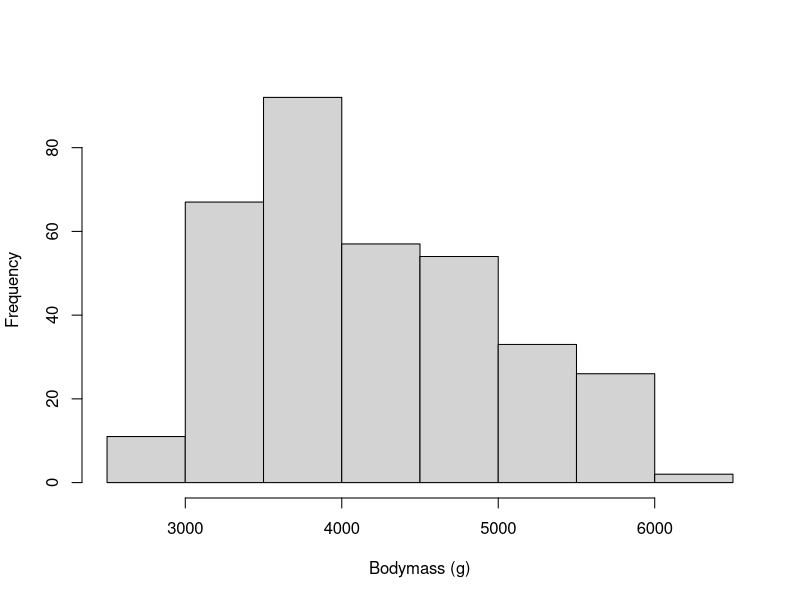
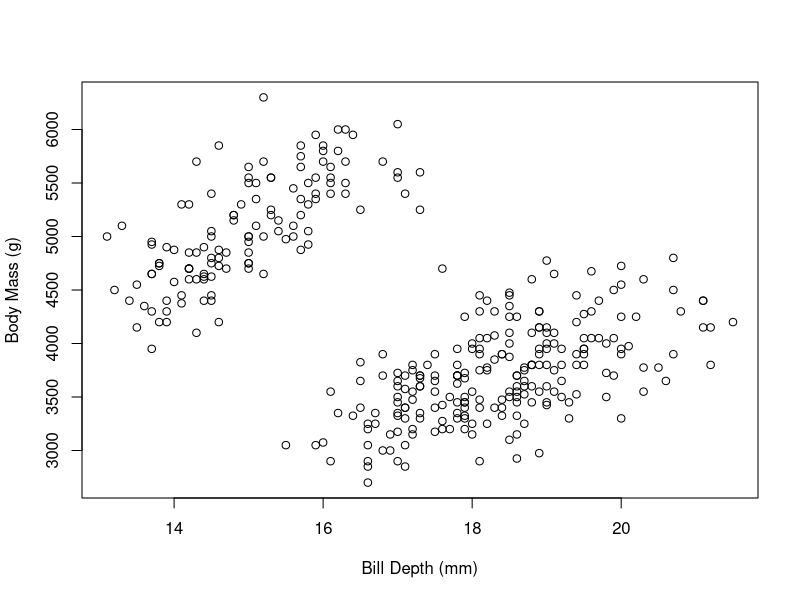
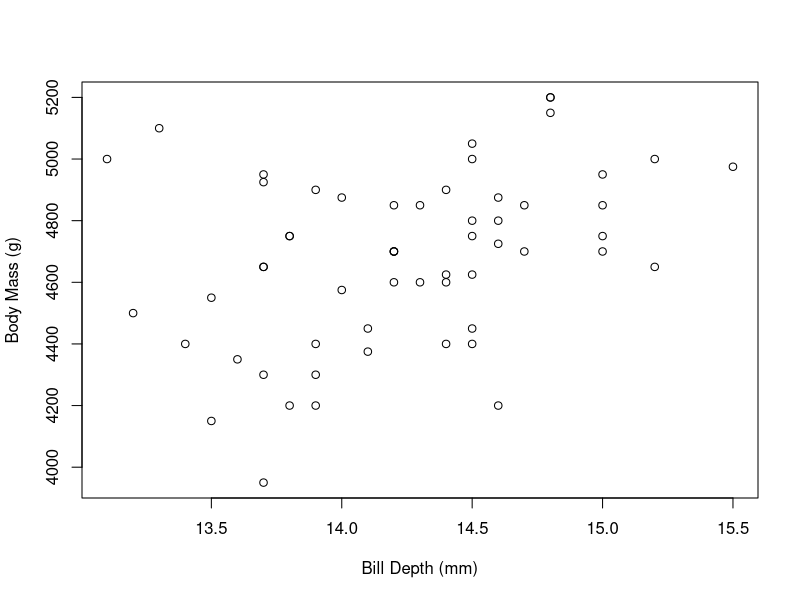

Write the R code that produced these figures, in order.
## ---- chunk 1
1+2
## ---- chunk 2
1+2
1-2
1*2
1/2
## ---- chunk 3
1+2
1-2
1*2
1/2
1+2/2-2/2-2+2
## ---- chunk 4
1+2
1-2
1*2
1/2
1+2/2-2/2-2+2
(1+2/2-2/2-2+2)*5
## ---- chunk 5
a <- 2
b <- 3
## ---- chunk 6
a <- 2
b <- 3
a+b
## ---- chunk 7
a <- 2
b <- 3
c <- a*2/(3-1)
c
a+b+c
## ---- chunk 8
a <- 2
b <- 3
c <- a*2/(3-1)
d <- a+b+c
## ---- chunk 9
abs(-5)
## ---- chunk 10
sum(1,2,3,4)
## ---- chunk 11
round(3.1416)
## ---- chunk 12
round(3.1416,digits=2)
## ---- chunk 13
#This is a comment
#I am rounding pi to two decimal points
round(3.1416,digits=2)
## ---- chunk 14
#Vector of lizards' weight
lizards_weight <- c(2.25, 4.45, 1.75)
## ---- chunk 15
#Vector of lizards' weight
lizards_weight <- c(2.25, 4.45, 1.75)
lizards_weight[2]
## ---- chunk 16
#Vector of lizards' weight
lizards_weight <- c(2.25, 4.45, 1.75)
lizards_weight[2]
var1 <- lizards_weight[2]*100
var1
## ---- chunk 17
#Vector of lizards' weight
lizards_weight <- c(2.25, 4.45, 1.75)
lizards_weight[2]
var1 <- lizards_weight[2]*100
var1
sum(lizards_weight)
## ---- chunk 18
#Vector of lizards' weight
lizards_weight <- c(2.25, 4.45, 1.75)
## ---- chunk 19
#Vector of lizards' weight
lizards_weight <- c(2.25, 4.45, 1.75)
lizards_weight[lizards_weight > 2] #greater than
## ---- chunk 20
#simulated vector of female dolphins data
dolphins_f <- c(190,200,185,189,189,210,195,220)
## ---- chunk 21
#simulated vector of female dolphins data
dolphins_f <- c(190,200,185,189,189,210,195,220)
#average female weight is 190
dolphins_f[dolphins_f > 190 & dolphins_f < 220]
## ---- chunk 22
#simulated vector of female dolphins data
dolphins_f <- c(190,200,185,189,189,210,195,220)
#average female weight is 190
dolphins_f[dolphins_f > 190 & dolphins_f < 220]
## ---- chunk 23
#Install R packages
#install.packages("palmerpenguins") #this installs the package
library(palmerpenguins) #this loads the package into our workspace
## ---- chunk 24
#head shows the first six rows
head(penguins)
## ---- chunk 25
#head shows the last six rows
tail(penguins)
## ---- chunk 26
penguins$body_mass_g
## ---- chunk 27
penguins$body_mass_g
mean(penguins$body_mass_g)
## ---- chunk 28
mean(penguins$body_mass_g,na.rm=TRUE)
## ---- chunk 29
mean(penguins$body_mass_g[penguins$species=="Gentoo" 
                          & penguins$sex=="male"],na.rm = TRUE)
## ---- chunk 30
hist(penguins$body_mass_g,main="",
     xlab="Bodymass (g)")
## ---- chunk 31
#Scatter plot
plot(penguins$bill_depth_mm,penguins$body_mass_g,
     xlab="Bill Depth (mm)", ylab="Body Mass (g)")
## ---- chunk 32
#Scatter plot
plot(penguins$bill_depth_mm[penguins$species=="Gentoo" 
                            & penguins$sex=="female"],
     penguins$body_mass_g[penguins$species=="Gentoo" 
                            & penguins$sex=="female"],
     xlab="Bill Depth (mm)", ylab="Body Mass (g)")
